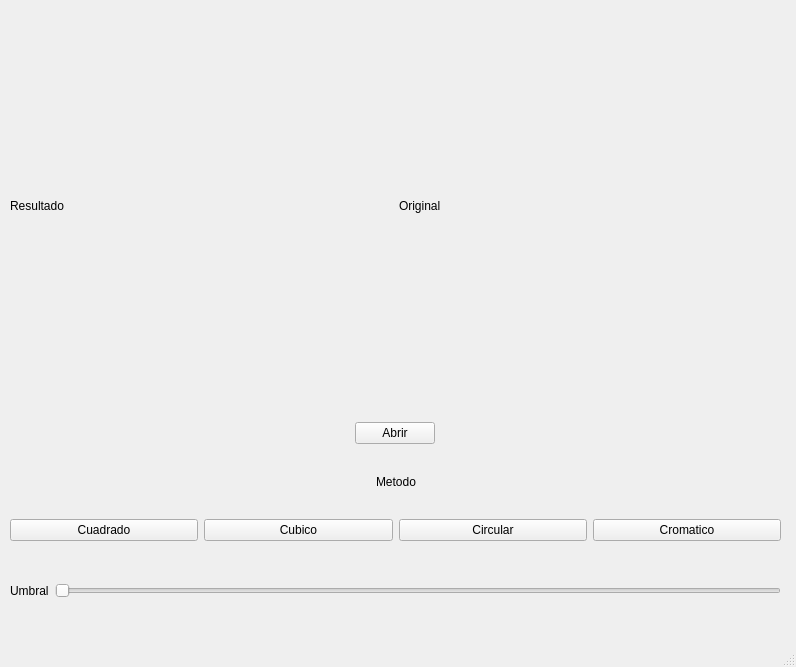
<?xml version="1.0" encoding="UTF-8"?>
<ui version="4.0">
 <class>MainWindow</class>
 <widget class="QMainWindow" name="MainWindow">
  <property name="geometry">
   <rect>
    <x>0</x>
    <y>0</y>
    <width>796</width>
    <height>667</height>
   </rect>
  </property>
  <property name="windowTitle">
   <string>MainWindow</string>
  </property>
  <widget class="QWidget" name="centralwidget">
   <widget class="QWidget" name="gridLayoutWidget">
    <property name="geometry">
     <rect>
      <x>10</x>
      <y>450</y>
      <width>771</width>
      <height>91</height>
     </rect>
    </property>
    <layout class="QGridLayout" name="gridLayout">
     <item row="0" column="0">
      <layout class="QHBoxLayout" name="horizontalLayout_5">
       <item>
        <spacer name="horizontalSpacer_6">
         <property name="orientation">
          <enum>Qt::Horizontal</enum>
         </property>
         <property name="sizeHint" stdset="0">
          <size>
           <width>40</width>
           <height>20</height>
          </size>
         </property>
        </spacer>
       </item>
       <item>
        <widget class="QLabel" name="label_3">
         <property name="text">
          <string>Metodo</string>
         </property>
        </widget>
       </item>
       <item>
        <spacer name="horizontalSpacer_5">
         <property name="orientation">
          <enum>Qt::Horizontal</enum>
         </property>
         <property name="sizeHint" stdset="0">
          <size>
           <width>40</width>
           <height>20</height>
          </size>
         </property>
        </spacer>
       </item>
      </layout>
     </item>
     <item row="1" column="0">
      <layout class="QHBoxLayout" name="horizontalLayout_4">
       <item>
        <widget class="QPushButton" name="cuadradoBut">
         <property name="text">
          <string>Cuadrado</string>
         </property>
        </widget>
       </item>
       <item>
        <widget class="QPushButton" name="cubicoBut">
         <property name="text">
          <string>Cubico</string>
         </property>
        </widget>
       </item>
       <item>
        <widget class="QPushButton" name="circularBut">
         <property name="text">
          <string>Circular</string>
         </property>
        </widget>
       </item>
       <item>
        <widget class="QPushButton" name="cromaticoBut">
         <property name="text">
          <string>Cromatico</string>
         </property>
        </widget>
       </item>
      </layout>
     </item>
    </layout>
   </widget>
   <widget class="QWidget" name="gridLayoutWidget_2">
    <property name="geometry">
     <rect>
      <x>10</x>
      <y>570</y>
      <width>771</width>
      <height>41</height>
     </rect>
    </property>
    <layout class="QGridLayout" name="gridLayout_2">
     <item row="0" column="1">
      <widget class="QSlider" name="umbralSlider">
       <property name="orientation">
        <enum>Qt::Horizontal</enum>
       </property>
      </widget>
     </item>
     <item row="0" column="0">
      <widget class="QLabel" name="label_4">
       <property name="text">
        <string>Umbral</string>
       </property>
      </widget>
     </item>
    </layout>
   </widget>
   <widget class="QWidget" name="horizontalLayoutWidget_6">
    <property name="geometry">
     <rect>
      <x>9</x>
      <y>420</y>
      <width>771</width>
      <height>27</height>
     </rect>
    </property>
    <layout class="QHBoxLayout" name="horizontalLayout_6">
     <item>
      <spacer name="horizontalSpacer_8">
       <property name="orientation">
        <enum>Qt::Horizontal</enum>
       </property>
       <property name="sizeHint" stdset="0">
        <size>
         <width>40</width>
         <height>20</height>
        </size>
       </property>
      </spacer>
     </item>
     <item>
      <widget class="QPushButton" name="AbrirBut">
       <property name="text">
        <string>Abrir</string>
       </property>
      </widget>
     </item>
     <item>
      <spacer name="horizontalSpacer_7">
       <property name="orientation">
        <enum>Qt::Horizontal</enum>
       </property>
       <property name="sizeHint" stdset="0">
        <size>
         <width>40</width>
         <height>20</height>
        </size>
       </property>
      </spacer>
     </item>
    </layout>
   </widget>
   <widget class="QWidget" name="horizontalLayoutWidget">
    <property name="geometry">
     <rect>
      <x>10</x>
      <y>10</y>
      <width>771</width>
      <height>391</height>
     </rect>
    </property>
    <layout class="QHBoxLayout" name="imgContainers">
     <item>
      <widget class="QLabel" name="imgResultado">
       <property name="text">
        <string>Resultado</string>
       </property>
      </widget>
     </item>
     <item>
      <widget class="QLabel" name="imgOriginal">
       <property name="text">
        <string>Original</string>
       </property>
      </widget>
     </item>
    </layout>
   </widget>
  </widget>
  <widget class="QMenuBar" name="menubar">
   <property name="geometry">
    <rect>
     <x>0</x>
     <y>0</y>
     <width>796</width>
     <height>22</height>
    </rect>
   </property>
  </widget>
  <widget class="QStatusBar" name="statusbar"/>
  <action name="actionAbrir_imagen">
   <property name="text">
    <string>Abrir imagen</string>
   </property>
  </action>
 </widget>
 <resources/>
 <connections/>
</ui>
